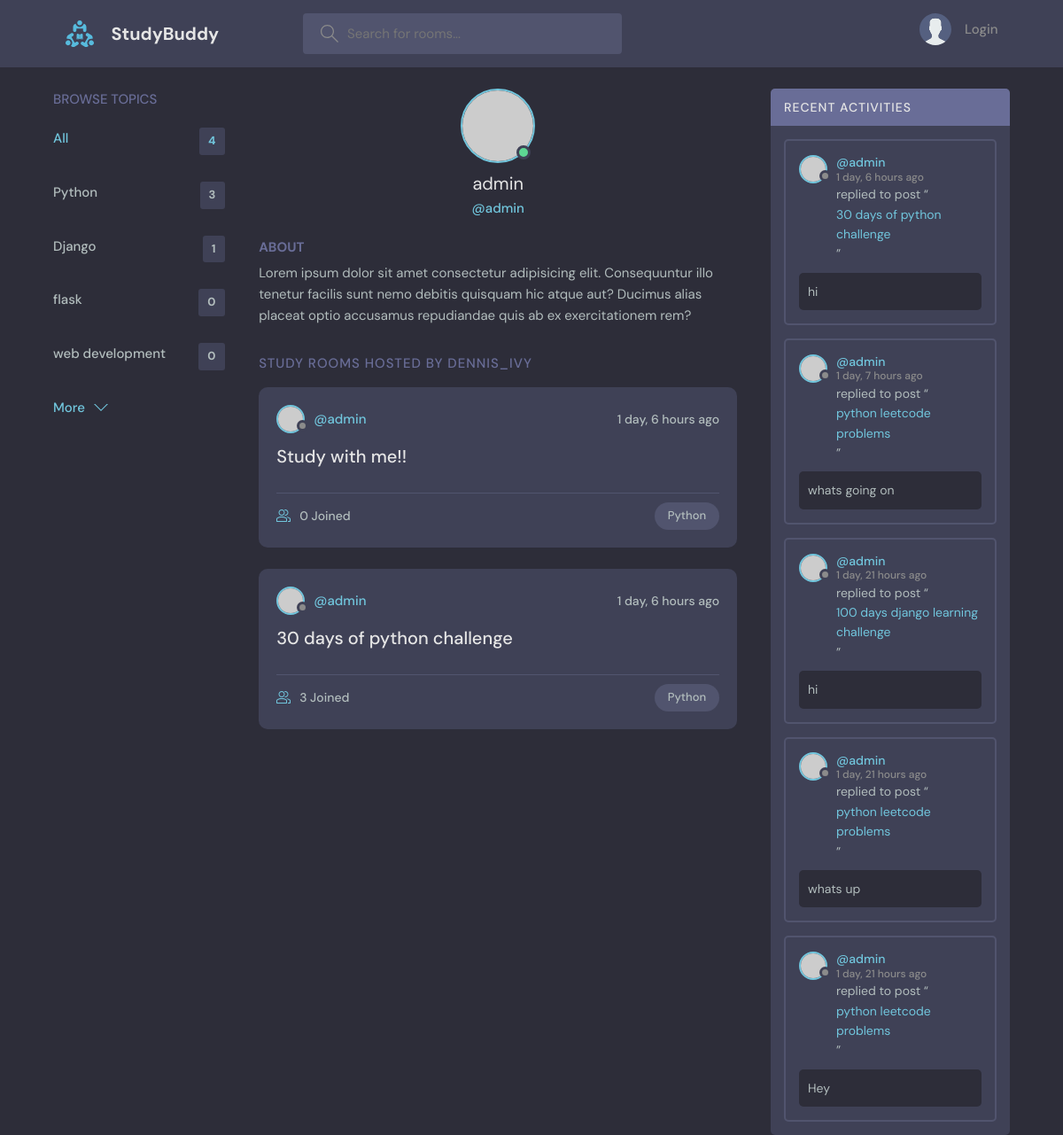
/profile/1/, run on an earlier commit of the app's database.
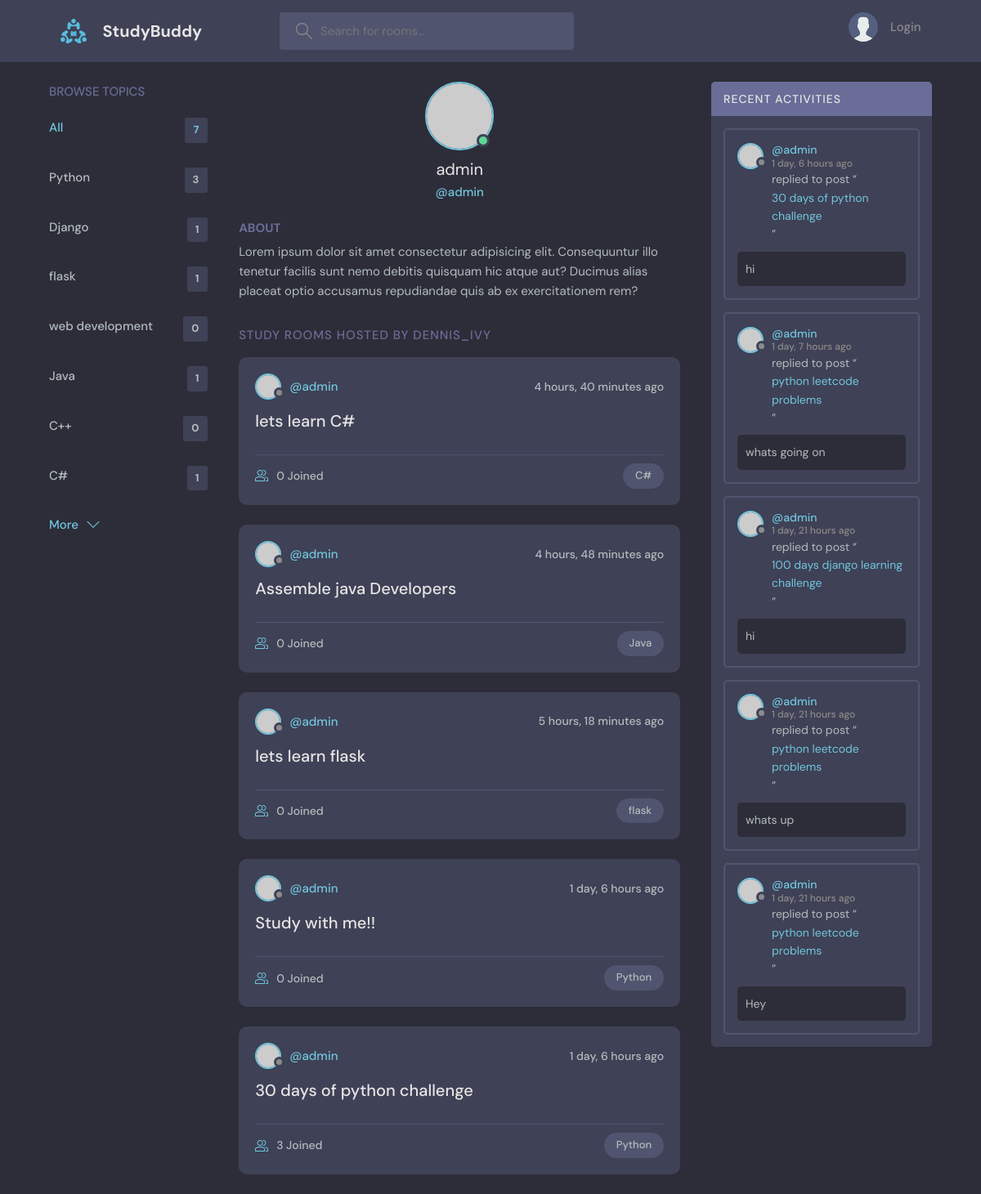
And on a later commit of the database.
### base/models.py (models this page shows, shortened)
class Topic(models.Model):
    name = models.CharField(max_length=200)

class Room(models.Model):
    host = models.ForeignKey(User, on_delete=models.SET_NULL, null=True,blank=True)
    topic = models.ForeignKey(Topic, on_delete=models.SET_NULL, null=True, blank=True)
    name = models.CharField(max_length=100)
    description = models.TextField(null=True, blank=True)
    participants = models.ManyToManyField(User, related_name='participants', blank=True)
    updated = models.DateTimeField(auto_now=True)
    created = models.DateTimeField(auto_now_add=True)
    def __str__(self):
        return self.name
    class Meta:
        ordering = ('-updated','-created')

class Message(models.Model):
    user = models.ForeignKey(User, on_delete=models.CASCADE)
    room = models.ForeignKey(Room, on_delete=models.CASCADE)
    body = models.TextField()
    updated = models.DateTimeField(auto_now=True)
    created = models.DateTimeField(auto_now_add=True)
    class Meta:
        ordering = ('-updated','-created')

### base/views.py (the view)
# urls.py: path('profile/<int:pk>/', views.userProfile, name='user-profile'),
def userProfile(request,pk):
    user = User.objects.get(id=pk)
    rooms = user.room_set.all()
    room_messages = user.message_set.all()
    topics = Topic.objects.all()
    context = {'user':user, 'rooms':rooms, 'room_messages':room_messages, 'topics':topics}
    return render(request, 'base/profile.html', context)

### base/templates/base/profile.html (shortened to what this page needs)
{% extends 'main.html' %}
{% block content %}
  <main class="profile-page layout layout--3">
    <div class="container">
      {% include 'base/topic_component.html' %}
      <div class="roomList">
        <div class="profile">
          <div class="profile__avatar">
            <div class="avatar avatar--large active">
              <img src="https://randomuser.me/api/portraits/men/11.jpg" />
            </div>
          </div>
          <div class="profile__info">
            <h3>{{user.username}}</h3>
            <p>@{{user.username}}</p>
          </div>
          <div class="profile__about">
            <h3>About</h3>
            <p>
              Lorem ipsum dolor sit amet consectetur adipisicing elit. Consequuntur illo tenetur
              facilis sunt nemo debitis quisquam hic atque aut? Ducimus alias placeat optio
              accusamus repudiandae quis ab ex exercitationem rem?
            </p>
          </div>
        </div>
        <div class="roomList__header">
          <div>
            <h2>Study Rooms Hosted by dennis_ivy</a>
            </h2>
          </div>
        </div>
        {% include 'base/feed_component.html' %}
      </div>
      {% include 'base/activity_component.html' %}
    </div>
  </main>
{% endblock content %}

### templates/main.html (shortened to what this page needs)
{% load static %}
<!DOCTYPE html>
<html lang="en">
  <head>
    <link rel="stylesheet" href=" {% static 'styles/style.css' %} "/>
  </head>
  <body>
    {% include "navbar.html" %}
    {% block content %}
    {% endblock content %}
  </body>
</html>

### templates/navbar.html (shortened to what this page needs)
{% load static %}
<header class="header header--loggedIn">
  <div class="container">
    <a href="{% url 'home' %}" class="header__logo">
      <img src="{% static 'images/logo.svg'%} " />
      <h1>StudyBuddy</h1>
    </a>
    <form class="header__search" method="GET" action="{% url 'home' %}">
      <label>
        <input name= "q" placeholder="Search for rooms..." />
      </label>
    </form>
    <nav class="header__menu">
      {% if request.user.is_authenticated %}
      <div class="header__user">
        <a href="{% url 'user-profile' user.id %}">
          <div class="avatar avatar--medium active">
            <img src="https://randomuser.me/api/portraits/men/37.jpg" />
          </div>
          <p>{{request.user.username}} <span>@{{request.user.username}}</span></p>
        </a>
        <button class="dropdown-button">
          <svg version="1.1" xmlns="http://www.w3.org/2000/svg" width="32" height="32" viewBox="0 0 32 32">
            <title>chevron-down</title>
            <path d="M16 21l-13-13h-3l16 16 16-16h-3l-13 13z"></path>
          </svg>
        </button>
      </div>
      {% else %}
      <a href="{% url 'login' %}">
        <img src="{% static 'images/avatar.svg' %}"/>
        <p>Login</p>
      </a>
      {% endif %}
    </nav>
  </div>
</header>

### base/templates/base/topic_component.html
<div class="topics">
  <div class="topics__header">
    <h2>Browse Topics</h2>
  </div>
  <ul class="topics__list">
    <li>
      <a href="{% url 'home' %}" class="active">All <span>{{topics.count}}</span></a>
    </li>
    {% for topic in topics %}
    <li>
      <a href="{% url 'home'%}?q={{topic.name}}">{{topic.name}} <span>{{topic.room_set.all.count}}</span></a>
    </li>
    {% endfor %}
  </ul>
  <a class="btn btn--link" href="{% url 'topics' %}">
    More
    <svg version="1.1" xmlns="http://www.w3.org/2000/svg" width="32" height="32" viewBox="0 0 32 32">
      <title>chevron-down</title>
      <path d="M16 21l-13-13h-3l16 16 16-16h-3l-13 13z"></path>
    </svg>
  </a>
</div>

### base/templates/base/feed_component.html (shortened to what this page needs)
{% for room in rooms %}
<div class="roomListRoom">
  <div class="roomListRoom__header">
    <a href="{% url 'user-profile' room.host.id %}" class="roomListRoom__author">
      <div class="avatar avatar--small">
        <img src="https://randomuser.me/api/portraits/women/11.jpg" />
      </div>
      <span>@{{room.host.username}}</span>
    </a>
    <div class="roomListRoom__actions">
      <span>{{room.created|timesince}} ago</span>
    </div>
  </div>
  <div class="roomListRoom__content">
    <a href="{% url 'room' room.id %}">{{room.name}}</a>
  </div>
  <div class="roomListRoom__meta">
    <a href="{% url 'room' room.id %}" class="roomListRoom__joined">
      {{room.participants.all.count}} Joined
    </a>
    <p class="roomListRoom__topic">{{room.topic.name}}</p>
  </div>
</div>
{% endfor %}

### base/templates/base/activity_component.html (shortened to what this page needs)
<div class="activities">
  <div class="activities__header">
    <h2>Recent Activities</h2>
  </div>
  {% for message in room_messages %}
  <div class="activities__box">
    <div class="activities__boxHeader roomListRoom__header">
      <a href="{% url 'user-profile' message.user.id %}" class="roomListRoom__author">
        <div class="avatar avatar--small">
          <img src="https://randomuser.me/api/portraits/women/11.jpg" />
        </div>
        <p>
          @{{message.user}}
          <span>{{message.created|timesince}} ago</span>
        </p>
      </a>
    </div>
    <div class="activities__boxContent">
      <p>replied to post “<a href="{% url 'room' message.room.id %}">{{message.room}}</a>”</p>
      <div class="activities__boxRoomContent">
        {{message.body}}
      </div>
    </div>
  </div>
  {% endfor %}
</div>

What changed in the data, as far as the page shows it:
computed for Topic "flask": room_set.all.count "0" → "1"
added Topic: name "Java", room_set.all.count "1"
added Topic: name "C++", room_set.all.count "0"
added Topic: name "C#", room_set.all.count "1"
added Room: host.username "admin", created "4 hours, 40 minutes", name "lets learn C#", participants.all.count "0", topic.name "C#"
added Room: host.username "admin", created "4 hours, 48 minutes", name "Assemble java Developers", participants.all.count "0", topic.name "Java"
added Room: host.username "admin", created "5 hours, 18 minutes", name "lets learn flask", participants.all.count "0", topic.name "flask"
Also different on the page:
{{ topics.count }}: "4" → "7"
